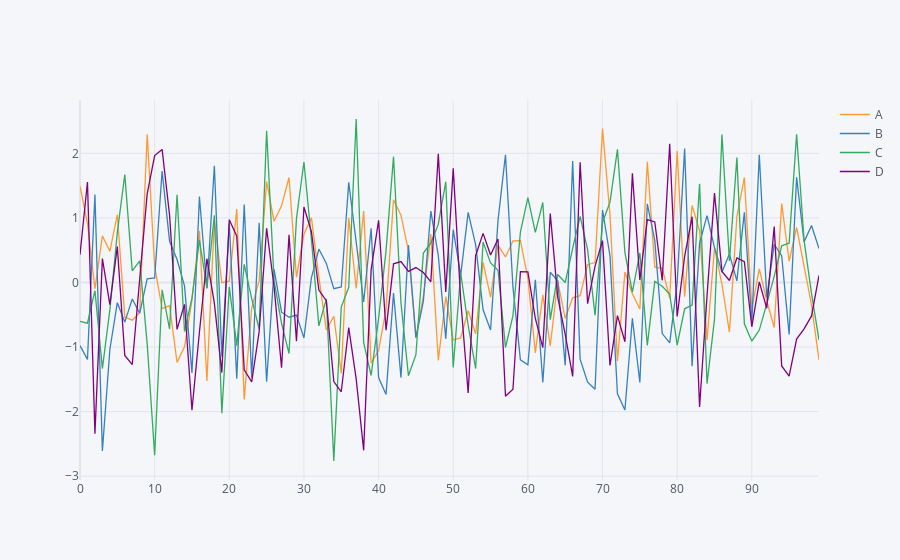

Source (notebook cell):
### Code cell
df.iplot();
# This is going to make an intreactive plots using plotly
